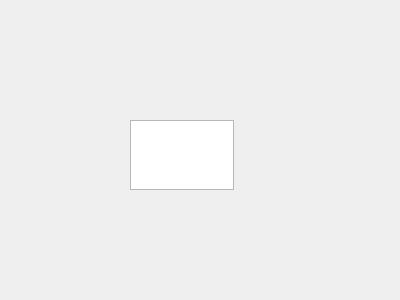
<?xml version="1.0" encoding="UTF-8"?>
<ui version="4.0">
 <class>TFormDoc</class>
 <widget class="QWidget" name="TFormDoc">
  <property name="geometry">
   <rect>
    <x>0</x>
    <y>0</y>
    <width>400</width>
    <height>300</height>
   </rect>
  </property>
  <property name="windowTitle">
   <string>Form</string>
  </property>
  <widget class="QPlainTextEdit" name="plainTextEdit">
   <property name="geometry">
    <rect>
     <x>130</x>
     <y>120</y>
     <width>104</width>
     <height>70</height>
    </rect>
   </property>
  </widget>
  <action name="act_open">
   <property name="text">
    <string>打开</string>
   </property>
   <property name="menuRole">
    <enum>QAction::NoRole</enum>
   </property>
  </action>
  <action name="act_cut">
   <property name="text">
    <string>剪切</string>
   </property>
   <property name="menuRole">
    <enum>QAction::NoRole</enum>
   </property>
  </action>
  <action name="act_copy">
   <property name="text">
    <string>复制</string>
   </property>
   <property name="menuRole">
    <enum>QAction::NoRole</enum>
   </property>
  </action>
  <action name="act_paste">
   <property name="text">
    <string>粘贴</string>
   </property>
   <property name="menuRole">
    <enum>QAction::NoRole</enum>
   </property>
  </action>
  <action name="act_font">
   <property name="text">
    <string>字体</string>
   </property>
   <property name="menuRole">
    <enum>QAction::NoRole</enum>
   </property>
  </action>
  <action name="act_exit">
   <property name="text">
    <string>关闭</string>
   </property>
   <property name="menuRole">
    <enum>QAction::NoRole</enum>
   </property>
  </action>
  <action name="act_undo">
   <property name="text">
    <string>撤销</string>
   </property>
   <property name="menuRole">
    <enum>QAction::NoRole</enum>
   </property>
  </action>
  <action name="act_redo">
   <property name="text">
    <string>恢复</string>
   </property>
   <property name="menuRole">
    <enum>QAction::NoRole</enum>
   </property>
  </action>
 </widget>
 <resources/>
 <connections>
  <connection>
   <sender>act_copy</sender>
   <signal>triggered()</signal>
   <receiver>plainTextEdit</receiver>
   <slot>copy()</slot>
   <hints>
    <hint type="sourcelabel">
     <x>-1</x>
     <y>-1</y>
    </hint>
    <hint type="destinationlabel">
     <x>181</x>
     <y>154</y>
    </hint>
   </hints>
  </connection>
  <connection>
   <sender>act_cut</sender>
   <signal>triggered()</signal>
   <receiver>plainTextEdit</receiver>
   <slot>cut()</slot>
   <hints>
    <hint type="sourcelabel">
     <x>-1</x>
     <y>-1</y>
    </hint>
    <hint type="destinationlabel">
     <x>181</x>
     <y>154</y>
    </hint>
   </hints>
  </connection>
  <connection>
   <sender>act_exit</sender>
   <signal>triggered()</signal>
   <receiver>TFormDoc</receiver>
   <slot>close()</slot>
   <hints>
    <hint type="sourcelabel">
     <x>-1</x>
     <y>-1</y>
    </hint>
    <hint type="destinationlabel">
     <x>199</x>
     <y>149</y>
    </hint>
   </hints>
  </connection>
  <connection>
   <sender>act_paste</sender>
   <signal>triggered()</signal>
   <receiver>plainTextEdit</receiver>
   <slot>paste()</slot>
   <hints>
    <hint type="sourcelabel">
     <x>-1</x>
     <y>-1</y>
    </hint>
    <hint type="destinationlabel">
     <x>181</x>
     <y>154</y>
    </hint>
   </hints>
  </connection>
  <connection>
   <sender>act_redo</sender>
   <signal>triggered()</signal>
   <receiver>plainTextEdit</receiver>
   <slot>redo()</slot>
   <hints>
    <hint type="sourcelabel">
     <x>-1</x>
     <y>-1</y>
    </hint>
    <hint type="destinationlabel">
     <x>181</x>
     <y>154</y>
    </hint>
   </hints>
  </connection>
  <connection>
   <sender>act_undo</sender>
   <signal>triggered()</signal>
   <receiver>plainTextEdit</receiver>
   <slot>undo()</slot>
   <hints>
    <hint type="sourcelabel">
     <x>-1</x>
     <y>-1</y>
    </hint>
    <hint type="destinationlabel">
     <x>181</x>
     <y>154</y>
    </hint>
   </hints>
  </connection>
 </connections>
</ui>
